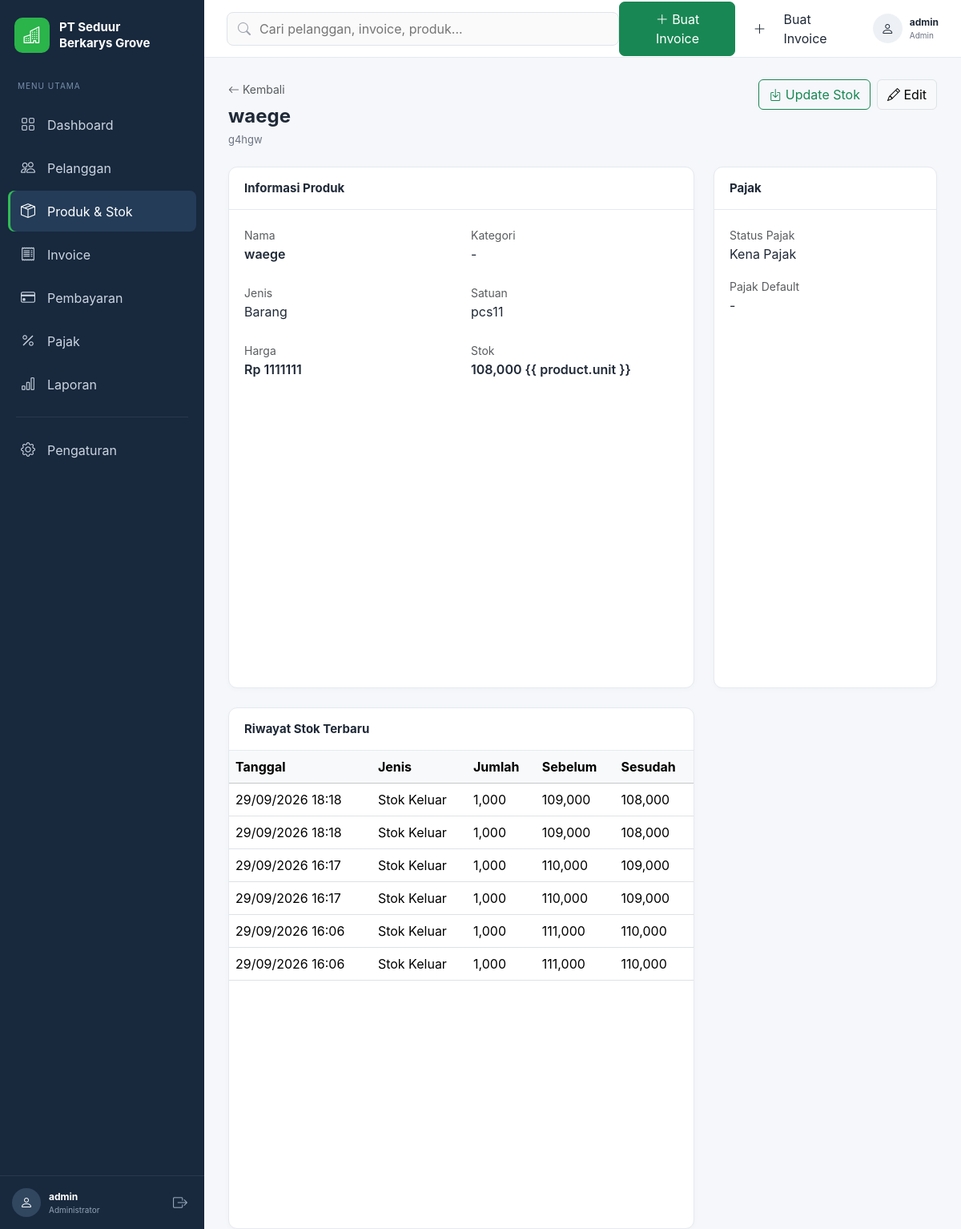
/produk/1/ (signed in), run on the app's committed database.
### apps/products/models.py (models this page shows, shortened)
class Product(models.Model):
    PRODUCT_TYPE_CHOICES = [
        ("GOODS", "Barang"),
        ("SERVICE", "Jasa"),
    ]
    sku = models.CharField(
        max_length=50,
        unique=True,
    )
    name = models.CharField(
        max_length=150,
    )
    category = models.ForeignKey(
        Category,
        on_delete=models.SET_NULL,
        null=True,
        blank=True,
        related_name="products",
    )
    product_type = models.CharField(
        max_length=20,
        choices=PRODUCT_TYPE_CHOICES,
        default="GOODS",
    )
    description = models.TextField(
        blank=True,
    )
    unit = models.CharField(
        max_length=30,
        default="pcs",
    )
    sale_price = models.DecimalField(
        max_digits=18,
        decimal_places=2,
        default=0,
        validators=[MinValueValidator(0)],
    )
    stock_quantity = models.DecimalField(
        max_digits=18,
        decimal_places=3,
        default=0,
    )
    minimum_stock = models.DecimalField(
        max_digits=18,
        decimal_places=3,
        default=0,
    )
    manage_stock = models.BooleanField(
        default=True,
    )
    taxable = models.BooleanField(
        default=True,
    )
    default_tax = models.ForeignKey(
        "taxes.Tax",
        on_delete=models.SET_NULL,
        null=True,
        blank=True,
        related_name="products",
    )
    is_active = models.BooleanField(
        default=True,
    )
    created_at = models.DateTimeField(
        auto_now_add=True,
    )
    updated_at = models.DateTimeField(
        auto_now=True,
    )
    class Meta:
        ordering = ["name"]

class StockMovement(models.Model):
    MOVEMENT_TYPE_CHOICES = [
        ("IN", "Stok Masuk"),
        ("OUT", "Stok Keluar"),
        ("ADJUSTMENT", "Penyesuaian"),
    ]
    product = models.ForeignKey(
        Product,
        on_delete=models.PROTECT,
        related_name="stock_movements",
    )
    movement_type = models.CharField(
        max_length=20,
        choices=MOVEMENT_TYPE_CHOICES,
    )
    quantity = models.DecimalField(
        max_digits=18,
        decimal_places=3,
        validators=[MinValueValidator(0)],
    )
    stock_before = models.DecimalField(
        max_digits=18,
        decimal_places=3,
        default=0,
    )
    stock_after = models.DecimalField(
        max_digits=18,
        decimal_places=3,
        default=0,
    )
    reference = models.CharField(
        max_length=100,
        blank=True,
    )
    notes = models.TextField(
        blank=True,
    )
    created_at = models.DateTimeField(
        auto_now_add=True,
    )
    class Meta:
        ordering = ["-created_at"]

### apps/products/views.py (the view)
@login_required
def product_detail(request, pk):
    product = get_object_or_404(
        Product.objects.select_related(
            "category",
            "default_tax",
        ),
        pk=pk
    )
    movements = product.stock_movements.all()[:10]
    return render(
        request,
        "products/detail.html",
        {
            "product": product,
            "movements": movements,
        }
    )

### templates/products/detail.html (shortened to what this page needs)
{% extends "layouts/base.html" %}  {% block content %}
<div class="d-flex justify-content-between align-items-start mb-4">
  <div>
    <a
      href="{% url 'products:list' %}"
      class="text-muted text-decoration-none small"
    >
      <i class="bi bi-arrow-left"></i>
      Kembali
    </a>
    <h1 class="page-title mt-2">{{ product.name }}</h1>
    <p class="page-description">{{ product.sku }}</p>
  </div>
  <div class="d-flex gap-2">
    {% if product.manage_stock %}
    <a
      href="{% url 'products:stock_adjustment' product.pk %}"
      class="btn btn-outline-success"
    >
      <i class="bi bi-box-arrow-in-down"></i>
      Update Stok
    </a>
    {% endif %}
    <a
      href="{% url 'products:update' product.pk %}"
      class="btn btn-light border"
    >
      <i class="bi bi-pencil"></i>
      Edit
    </a>
  </div>
</div>
<div class="row g-4">
  <div class="col-xl-8">
    <div class="app-card mb-4">
      <div class="app-card-header">
        <h5 class="app-card-title">Informasi Produk</h5>
      </div>
      <div class="app-card-body">
        <div class="row gy-4">
          <div class="col-md-6">
            <small class="text-muted"> Nama </small>
            <div class="fw-semibold">{{ product.name }}</div>
          </div>
          <div class="col-md-6">
            <small class="text-muted"> Kategori </small>
            <div>{{ product.category|default:"-" }}</div>
          </div>
          <div class="col-md-6">
            <small class="text-muted"> Jenis </small>
            <div>{{ product.get_product_type_display }}</div>
          </div>
          <div class="col-md-6">
            <small class="text-muted"> Satuan </small>
            <div>{{ product.unit }}</div>
          </div>
          <div class="col-md-6">
            <small class="text-muted"> Harga </small>
            <div class="fw-semibold">
              Rp {{ product.sale_price|floatformat:0 }}
            </div>
          </div>
          <div class="col-md-6">
            <small class="text-muted"> Stok </small>
            <div class="fw-semibold">
              {% if product.manage_stock %} {{ product.stock_quantity }} {{
              product.unit }} {% else %} Tidak dikelola {% endif %}
            </div>
          </div>
        </div>
      </div>
    </div>
    <div class="app-card">
      <div class="app-card-header">
        <h5 class="app-card-title">Riwayat Stok Terbaru</h5>
      </div>
      <div class="table-responsive">
        <table class="table mb-0">
          <thead class="table-light">
            <tr>
              <th>Tanggal</th>
              <th>Jenis</th>
              <th>Jumlah</th>
              <th>Sebelum</th>
              <th>Sesudah</th>
            </tr>
          </thead>
          <tbody>
            {% for movement in movements %}
            <tr>
              <td>{{ movement.created_at|date:"d/m/Y H:i" }}</td>
              <td>{{ movement.get_movement_type_display }}</td>
              <td>{{ movement.quantity }}</td>
              <td>{{ movement.stock_before }}</td>
              <td>{{ movement.stock_after }}</td>
            </tr>
            {% empty %}
            <tr>
              <td colspan="5" class="text-center py-4 text-muted">
                Belum ada pergerakan stok.
              </td>
            </tr>
            {% endfor %}
          </tbody>
        </table>
      </div>
    </div>
  </div>
  <div class="col-xl-4">
    <div class="app-card">
      <div class="app-card-header">
        <h5 class="app-card-title">Pajak</h5>
      </div>
      <div class="app-card-body">
        <small class="text-muted"> Status Pajak </small>
        <div class="mb-3">
          {% if product.taxable %} Kena Pajak {% else %} Non Pajak {% endif %}
        </div>
        <small class="text-muted"> Pajak Default </small>
        <div>{{ product.default_tax|default:"-" }}</div>
      </div>
    </div>
  </div>
</div>
{% endblock %}

### templates/layouts/base.html (shortened to what this page needs)
{% load static %}
<!doctype html>
<html lang="id">
  <head>
    <link
      rel="stylesheet"
      href="{% static 'vendor/bootstrap/css/bootstrap.min.css' %}"
    />
    <link
      rel="stylesheet"
      href="{% static 'vendor/bootstrap-icons/bootstrap-icons.css' %}"
    />
    <link rel="stylesheet" href="{% static 'css/app.css' %}" />
  </head>
  <body>
    <div class="app-container">
      <aside class="sidebar">
        <div class="sidebar-brand">
          <div class="brand-logo">
            <i class="bi bi-buildings"></i>
          </div>
          <div>
            <div class="brand-company">PT Seduur</div>
            <div class="brand-company">Berkarys Grove</div>
          </div>
        </div>
        <div class="sidebar-label">MENU UTAMA</div>
        <nav class="sidebar-menu">
          <a
            href="{% url 'dashboard' %}"
            class="sidebar-link {% if request.resolver_match.url_name == 'dashboard' %} active {% endif %}"
          >
            <i class="bi bi-grid"></i>
            <span> Dashboard </span>
          </a>
          <a
            href="{% url 'customers:list' %}"
            class="sidebar-link {% if request.resolver_match.namespace == 'customers' %} active {% endif %}"
          >
            <i class="bi bi-people"></i>
            <span> Pelanggan </span>
          </a>
          <a
            href="{% url 'products:list' %}"
            class="sidebar-link {% if request.resolver_match.namespace == 'products' %} active {% endif %}"
          >
            <i class="bi bi-box-seam"></i>
            <span> Produk & Stok </span>
          </a>
          <a
            href="{% url 'invoices:list' %}"
            class="sidebar-link {% if request.resolver_match.namespace == 'invoices' %} active {% endif %}"
          >
            <i class="bi bi-receipt"></i>
            <span> Invoice </span>
          </a>
        <a
    href="{% url 'payments:list' %}"
    class="sidebar-link"
>
    <i class="bi bi-credit-card"></i>
    <span>
        Pembayaran
    </span>
</a>
          <a
            href="{% url 'taxes:list' %}"
            class="sidebar-link {% if request.resolver_match.namespace == 'taxes' %} active {% endif %}"
          >
            <i class="bi bi-percent"></i>
            <span> Pajak </span>
          </a>
         <a
    href="{% url 'reports:index' %}"
    class="sidebar-link"
>
    <i class="bi bi-bar-chart"></i>
    <span>
        Laporan
    </span>
</a>
          <div class="sidebar-divider"></div>
<a
    href="{% url 'company:settings' %}"
    class="sidebar-link"
>
    <i class="bi bi-gear"></i>
    <span>
        Pengaturan
    </span>
</a>
        </nav>
        <div class="sidebar-bottom">
          <div class="sidebar-user">
            <div class="sidebar-avatar">
              <i class="bi bi-person"></i>
            </div>
            <div class="sidebar-user-info">
              <strong> {{ request.user.username }} </strong>
              <small> Administrator </small>
            </div>
          </div>
          <form method="POST" action="{% url 'logout' %}">
            <button type="submit" class="logout-button">
              <i class="bi bi-box-arrow-right"></i>
            </button>
          </form>
        </div>
      </aside>
      <div class="main-wrapper">
        <header class="top-navbar">
          <div class="top-search">
            <i class="bi bi-search"></i>
            <input
              type="text"
              placeholder="Cari pelanggan, invoice, produk..."
            />
          </div>
          <div class="top-actions">
           <a
    href="{% url 'invoices:create' %}"
    class="btn btn-success btn-create"
>
    <i class="bi bi-plus-lg"></i>
    Buat Invoice
</a>
              <i class="bi bi-plus-lg"></i>
              Buat Invoice
            <div class="top-profile">
              <div class="profile-icon">
                <i class="bi bi-person"></i>
              </div>
              <div>
                <strong> {{ request.user.username }} </strong>
                <small> Admin </small>
              </div>
            </div>
          </div>
        </header>
        <main class="content-area">{% block content %} {% endblock %}</main>
      </div>
    </div>
  </body>
</html>

### static/css/app.css (style rules this page uses)
:root { --sidebar-width: 255px; --sidebar-bg: #18283d; --sidebar-hover: #233a55; --primary: #28a745; --page-bg: #f5f7fa; --border: #e5e9f0; --text-primary: #1f2937; --text-secondary: #6b7280; }
* { box-sizing: border-box; }
body { margin: 0; font-family: Inter, "Segoe UI", Arial, sans-serif; background: var(--page-bg); color: var(--text-primary); }
.app-container { min-height: 100vh; }
.sidebar { position: fixed; left: 0; top: 0; bottom: 0; width: var(--sidebar-width); background: var(--sidebar-bg); color: white; display: flex; flex-direction: column; z-index: 1000; }
.sidebar-brand { display: flex; align-items: center; gap: 12px; padding: 22px 18px; }
.brand-logo { width: 44px; height: 44px; border-radius: 10px; display: flex; align-items: center; justify-content: center; background: #2ab44a; font-size: 21px; flex-shrink: 0; }
.brand-company { font-size: 15px; font-weight: 700; line-height: 20px; }
.sidebar-label { color: #7890ab; font-size: 10px; letter-spacing: 1px; padding: 12px 22px; }
.sidebar-menu { padding: 0 10px; flex: 1; }
.sidebar-link { display: flex; align-items: center; gap: 13px; padding: 12px 14px; margin: 3px 0; text-decoration: none; color: #cbd5e1; border-radius: 8px; transition: 0.2s; }
.sidebar-link i { width: 22px; font-size: 18px; text-align: center; }
.sidebar-link.active { color: white; background: #243c58; box-shadow: inset 3px 0 0 #30bc55; }
.sidebar-divider { height: 1px; background: rgba( 255, 255, 255, 0.08 ); margin: 15px 10px; }
.sidebar-bottom { padding: 15px; border-top: 1px solid rgba( 255, 255, 255, 0.08 ); display: flex; justify-content: space-between; align-items: center; }
.sidebar-user { display: flex; align-items: center; gap: 10px; min-width: 0; }
.sidebar-avatar { width: 36px; height: 36px; border-radius: 50%; display: flex; align-items: center; justify-content: center; background: #31475f; }
.sidebar-user-info { display: flex; flex-direction: column; min-width: 0; }
.sidebar-user-info strong { font-size: 12px; white-space: nowrap; overflow: hidden; text-overflow: ellipsis; }
.sidebar-user-info small { color: #94a3b8; font-size: 10px; }
.logout-button { border: none; background: none; color: #94a3b8; font-size: 18px; }
.main-wrapper { margin-left: var(--sidebar-width); min-height: 100vh; }
.top-navbar { height: 72px; background: white; border-bottom: 1px solid var(--border); display: flex; align-items: center; justify-content: space-between; padding: 0 28px; position: sticky; top: 0; z-index: 500; }
.top-search { position: relative; width: 500px; max-width: 50vw; }
.top-search i { position: absolute; left: 14px; top: 50%; transform: translateY(-50%); color: #9ca3af; }
.top-search input { width: 100%; height: 42px; border: 1px solid #dfe4ea; border-radius: 8px; padding: 0 15px 0 40px; outline: none; background: #fafafa; }
.top-actions { display: flex; align-items: center; gap: 22px; }
.btn-create { padding: 9px 17px; border-radius: 7px; }
.top-profile { display: flex; align-items: center; gap: 9px; }
.profile-icon { width: 37px; height: 37px; border-radius: 50%; background: #edf1f5; display: flex; align-items: center; justify-content: center; }
.top-profile div:last-child { display: flex; flex-direction: column; }
.top-profile strong { font-size: 12px; }
.top-profile small { font-size: 10px; color: #6b7280; }
.content-area { padding: 27px 30px; }
.page-title { font-size: 24px; font-weight: 700; margin: 0; }
.page-description { color: var(--text-secondary); font-size: 13px; margin-top: 5px; margin-bottom: 0; }
.app-card { background: white; border: 1px solid var(--border); border-radius: 11px; box-shadow: 0 2px 7px rgba(0, 0, 0, 0.025); height: 100%; }
.app-card-header { padding: 17px 19px; border-bottom: 1px solid var(--border); display: flex; align-items: center; justify-content: space-between; }
.app-card-title { font-size: 15px; font-weight: 700; margin: 0; }
.app-card-body { padding: 19px; }

### data on the page
Product: name "waege", sku "g4hgw", category "-", product_type "Barang", unit "pcs11", sale_price "1111111", stock_quantity "108,000", default_tax "-"
StockMovement: created_at "29/09/2026 18:18", movement_type "Stok Keluar", quantity "1,000", stock_before "109,000", stock_after "108,000"
StockMovement: created_at "29/09/2026 18:18", movement_type "Stok Keluar", quantity "1,000", stock_before "109,000", stock_after "108,000"
StockMovement: created_at "29/09/2026 16:17", movement_type "Stok Keluar", quantity "1,000", stock_before "110,000", stock_after "109,000"
StockMovement: created_at "29/09/2026 16:17", movement_type "Stok Keluar", quantity "1,000", stock_before "110,000", stock_after "109,000"
StockMovement: created_at "29/09/2026 16:06", movement_type "Stok Keluar", quantity "1,000", stock_before "111,000", stock_after "110,000"
StockMovement: created_at "29/09/2026 16:06", movement_type "Stok Keluar", quantity "1,000", stock_before "111,000", stock_after "110,000"

### other printed values
{{ request.user.username }} "admin"
